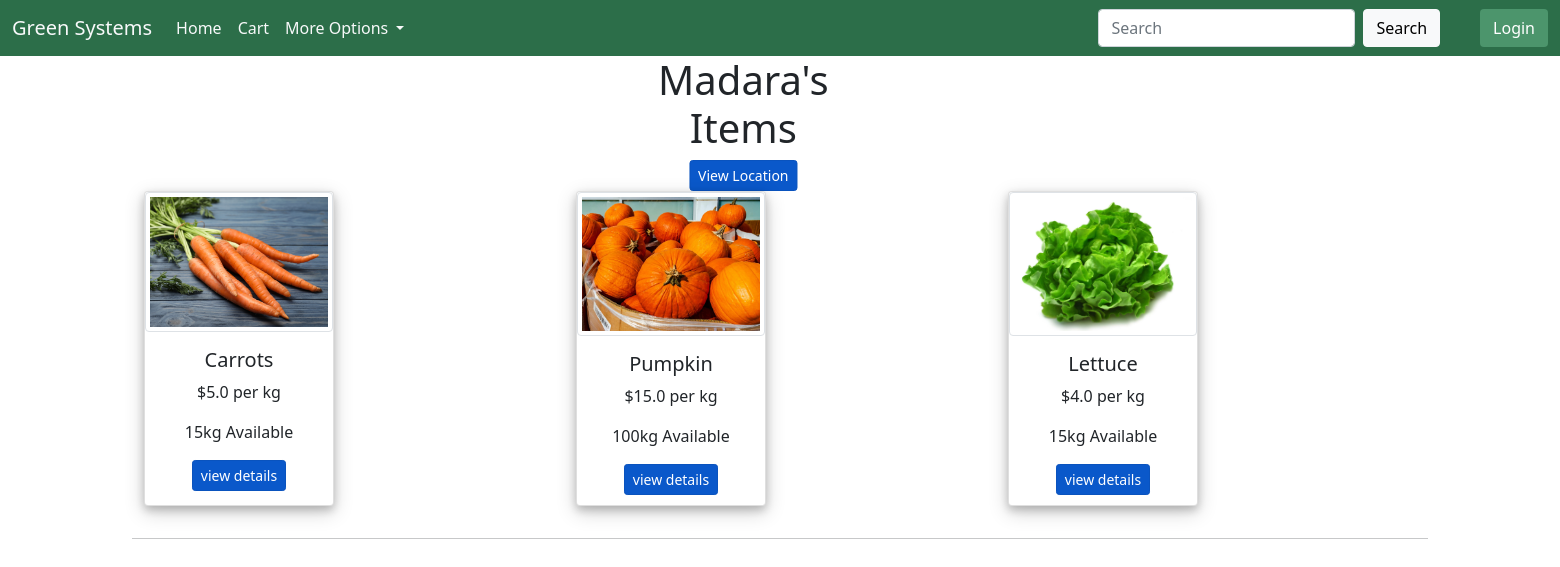
The app's page /get_user_items/1 with its own data.
### main.py (models this page shows, shortened)
class User(db.Model,UserMixin):
    id=db.Column(db.Integer,primary_key=True)
    username=db.Column(db.String,unique=True,nullable=False)
    pfp=db.Column(db.String,nullable=False)
    email=db.Column(db.String,unique=True,nullable=False)
    phone_number=db.Column(db.Integer,unique=True)
    password=db.Column(db.String,nullable=False)
    longtitude=db.Column(db.Float,nullable=False)
    latitude=db.Column(db.Float,nullable=False)
    items=db.relationship('Item',backref='user')
    cart=db.relationship('Cart',backref='user')

class Item(db.Model):
    id=db.Column(db.Integer,primary_key=True)
    user_id=db.Column(db.Integer,db.ForeignKey('user.id'))
    name=db.Column(db.String,nullable=False)
    image=db.Column(db.String,nullable=False)
    quantity=db.Column(db.Integer,nullable=False)
    price=db.Column(db.Float,nullable=False)
    delivery=db.Column(db.String,nullable=False)

### main.py (the view)
@app.route('/get_user_items/<int:id>',methods=['GET'])
def get_user_items(id):
    user=User.query.get(id)
    items=user.items
    return render_template('user_items.html',user=user,items=items)

### main.py
class SearchForm(FlaskForm):
    Search=StringField("Search",validators=[DataRequired()])
    submit=SubmitField("Search")

### main.py (called while the page is built)
@app.context_processor
def base():
    form=SearchForm()
    return dict(form=form)

### templates/user_items.html (shortened to what this page needs)
{% extends 'layout.html'%}
{% block content%}
<div class="header" style="text-align: center; transform:translateX(38%);">
   <div class="new-container" style="align-items: flex-end;">
       <div class="row">
           <div class="col-2">
               <h1>{{user.username}}'s Items</h1><span><a href="/user_location/{{user.id}}" class="btn btn-primary btn-sm active">View Location</a></span>
           </div>
       </div>
   </div>
</div>
<div class='container'>
   <div class="row">
   {% for item in user.items%}
   <div class="col">
   <div class="card"> <img class='mx-auto img-thumbnail' src="/static/item_images/{{item.image}}" width="100%" height="100%" max-height="100px" max-midth="100px" />
       <div class="card-body text-center mx-auto">
           <div class='cvp'>
               <h5 class="card-title font-weight-bold">{{item.name}}</h5>
               <p class="card-text">${{item.price}} per kg</p> <p class="card-text">{{item.quantity}}kg Available</p><a href="/item_details/{{item.id}}" class="btn btn-primary btn-sm active">view details</a><br />
           </div>
       </div>
   </div>
</div>
<br/>
   {%endfor%}
</div>
</div>
<hr/>
{%endblock%}

### static/style.css (style rules this page uses)
.new-container { max-width: 1300px; margin: auto; padding-left: 25px; padding-right: 25px; }
a { text-decoration: none; }
body { background: white; background-repeat: no-repeat; }
body { background-color: #eee }
.container { width: 900px }
.card { background-color: #a6f77b; border: none; border-radius: 10px; width: 190px; box-shadow: 0 4px 8px 0 rgba(0, 0, 0, 0.2), 0 6px 20px 0 rgba(0, 0, 0, 0.19); margin-bottom:10px; height:95%; }
.row:after { content: ""; display: table; clear: both; }

### records on screen
User: username "Madara"
Item: image (picture), name "Carrots", price "5.0", quantity "15"
Item: image (picture), name "Pumpkin", price "15.0", quantity "100"
Item: image (picture), name "Lettuce", price "4.0", quantity "15"
